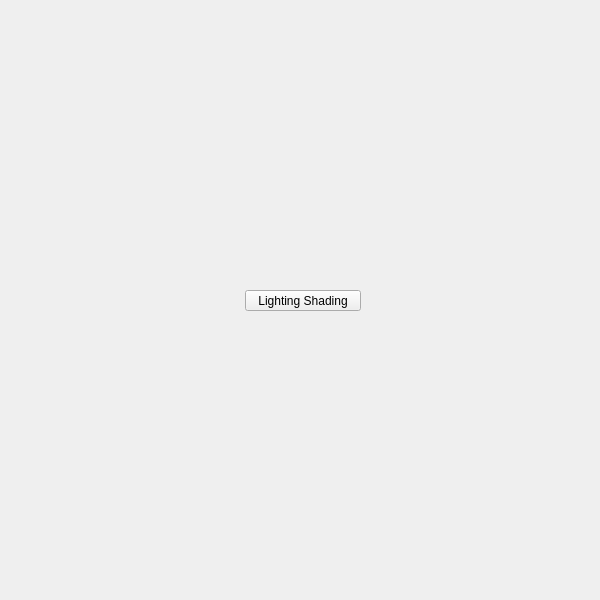
<?xml version="1.0" encoding="UTF-8"?>
<ui version="4.0">
 <class>QtUi</class>
 <widget class="QMainWindow" name="QtUi">
  <property name="enabled">
   <bool>true</bool>
  </property>
  <property name="geometry">
   <rect>
    <x>0</x>
    <y>0</y>
    <width>600</width>
    <height>600</height>
   </rect>
  </property>
  <property name="sizePolicy">
   <sizepolicy hsizetype="Ignored" vsizetype="Ignored">
    <horstretch>0</horstretch>
    <verstretch>0</verstretch>
   </sizepolicy>
  </property>
  <property name="minimumSize">
   <size>
    <width>0</width>
    <height>0</height>
   </size>
  </property>
  <property name="maximumSize">
   <size>
    <width>600</width>
    <height>600</height>
   </size>
  </property>
  <property name="toolButtonStyle">
   <enum>Qt::ToolButtonIconOnly</enum>
  </property>
  <property name="tabShape">
   <enum>QTabWidget::Triangular</enum>
  </property>
  <property name="dockNestingEnabled">
   <bool>true</bool>
  </property>
  <property name="dockOptions">
   <set>QMainWindow::AllowNestedDocks|QMainWindow::AllowTabbedDocks|QMainWindow::AnimatedDocks|QMainWindow::ForceTabbedDocks</set>
  </property>
  <widget class="QWidget" name="widget">
   <property name="sizePolicy">
    <sizepolicy hsizetype="Ignored" vsizetype="Ignored">
     <horstretch>0</horstretch>
     <verstretch>0</verstretch>
    </sizepolicy>
   </property>
   <widget class="MenuButton" name="i027">
    <property name="geometry">
     <rect>
      <x>245</x>
      <y>290</y>
      <width>116</width>
      <height>21</height>
     </rect>
    </property>
    <property name="minimumSize">
     <size>
      <width>0</width>
      <height>21</height>
     </size>
    </property>
    <property name="maximumSize">
     <size>
      <width>999</width>
      <height>21</height>
     </size>
    </property>
    <property name="target">
     <string>lighting_shading</string>
    </property>
    <property name="text">
     <string>Lighting Shading</string>
    </property>
   </widget>
  </widget>
 </widget>
 <customwidgets>
  <customwidget>
   <class>MenuButton</class>
   <extends>QPushButton</extends>
   <header>widgets.menubutton.h</header>
  </customwidget>
 </customwidgets>
 <resources/>
 <connections/>
 <designerdata>
  <property name="gridDeltaX">
   <number>5</number>
  </property>
  <property name="gridDeltaY">
   <number>10</number>
  </property>
  <property name="gridSnapX">
   <bool>true</bool>
  </property>
  <property name="gridSnapY">
   <bool>true</bool>
  </property>
  <property name="gridVisible">
   <bool>true</bool>
  </property>
 </designerdata>
</ui>
